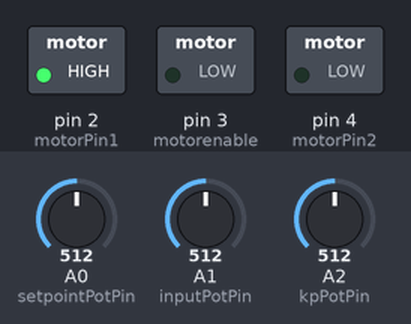
Recording of a sketch running on a simulated Arduino Uno, built with avr-gcc and run on an emulated ATmega328P. Shown: switched loads named in the sketch (green lamp = pin HIGH). The test bench sets the inputs (shaded band); at power-on: A0 (setpointPotPin) = 512, A2 (kpPotPin) = 512, A1 (inputPotPin) = 512.

Above: at 1.2 s.
1.3 s: A0 (setpointPotPin) set to 716
At 2.4 s:
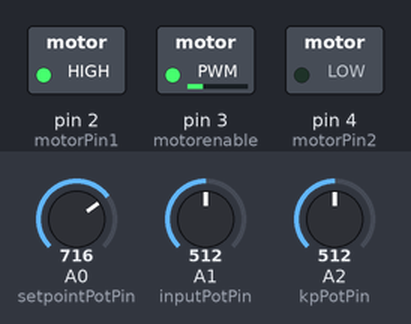
2.8 s: A2 (kpPotPin) set to 716
At 3.6 s:
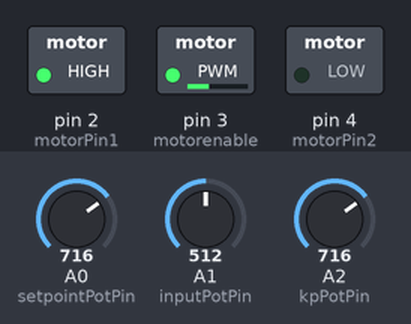
4.3 s: A1 (inputPotPin) set to 306
At 4.7 s:
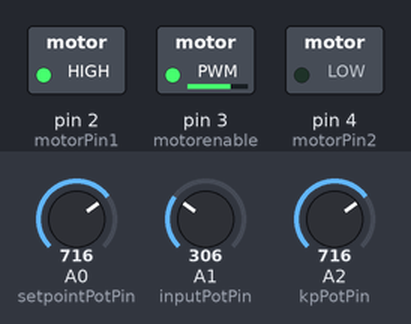
5.8 s: A0 (setpointPotPin) set to 900
At 7.0 s:
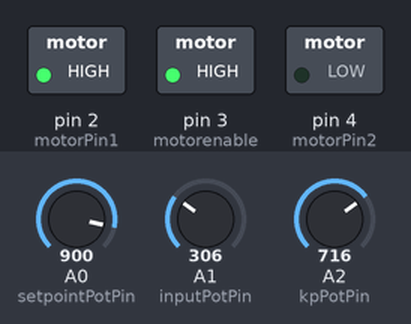
7.3 s: A0 (setpointPotPin) set to 511
At 8.2 s:
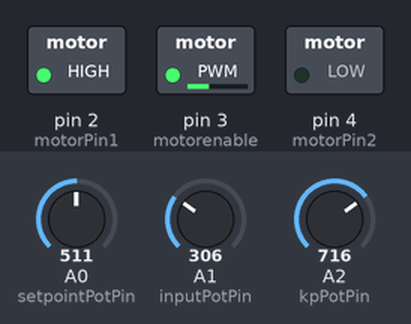
8.8 s: A0 (setpointPotPin) set to 1023
At 9.3 s:
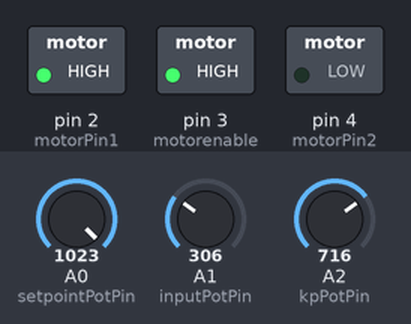
Timing chart, 0 to 11.3 s (numbered marks = the images above; inputs shaded):
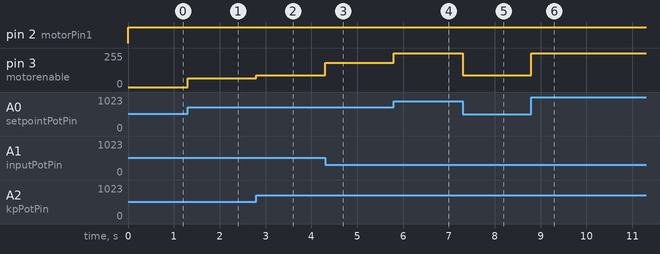

The sketch:

VTOL.ino
```cpp
#include <PID_v1.h>

// Motor control pins
const int motorPin1 = 2;
const int motorPin2 = 4;
const int motorenable = 3;

// Potentiometer pins
const int setpointPotPin = A0;
const int inputPotPin = A1;
const int kpPotPin = A2;

// PID variables
double setpoint, input, output;
double kp, ki, kd;

// PID controller
PID myPID(&input, &output, &setpoint, kp, ki, kd, DIRECT);

void setup() {
  pinMode(motorPin1, OUTPUT);
  pinMode(motorPin2, OUTPUT);

  // Start the PID controller
  myPID.SetMode(AUTOMATIC);
  myPID.SetOutputLimits(0, 255);
}

void loop() {
  // Read potentiometer values
  setpoint = map(analogRead(setpointPotPin), 0, 1023, 0, 255);
  input = map(analogRead(inputPotPin), 0, 1023, 0, 255);
  kp = map(analogRead(kpPotPin), 0, 1023, 0, 255) / 100.0; // Adjust scaling as needed

  // Update PID gains
  myPID.SetTunings(kp, ki, kd);

  // Compute PID
  myPID.Compute();

  // Control motor
  analogWrite(motorenable, output);
  digitalWrite(motorPin1, HIGH);
  digitalWrite(motorPin2, LOW);
}
```

Measured:
- after the input at 1.3 s, pin 3 (motorenable): 0/255 → 64/255 at once
- after the input at 2.8 s, pin 3 (motorenable): 64/255 → 90/255 at once
- after the input at 4.3 s, pin 3 (motorenable): 90/255 → 181/255 at once
- after the input at 5.8 s, pin 3 (motorenable): 181/255 → 255/255 at once
- after the input at 7.3 s, pin 3 (motorenable): 255/255 → 90/255 at once
- after the input at 8.8 s, pin 3 (motorenable): 90/255 → 255/255 at once
